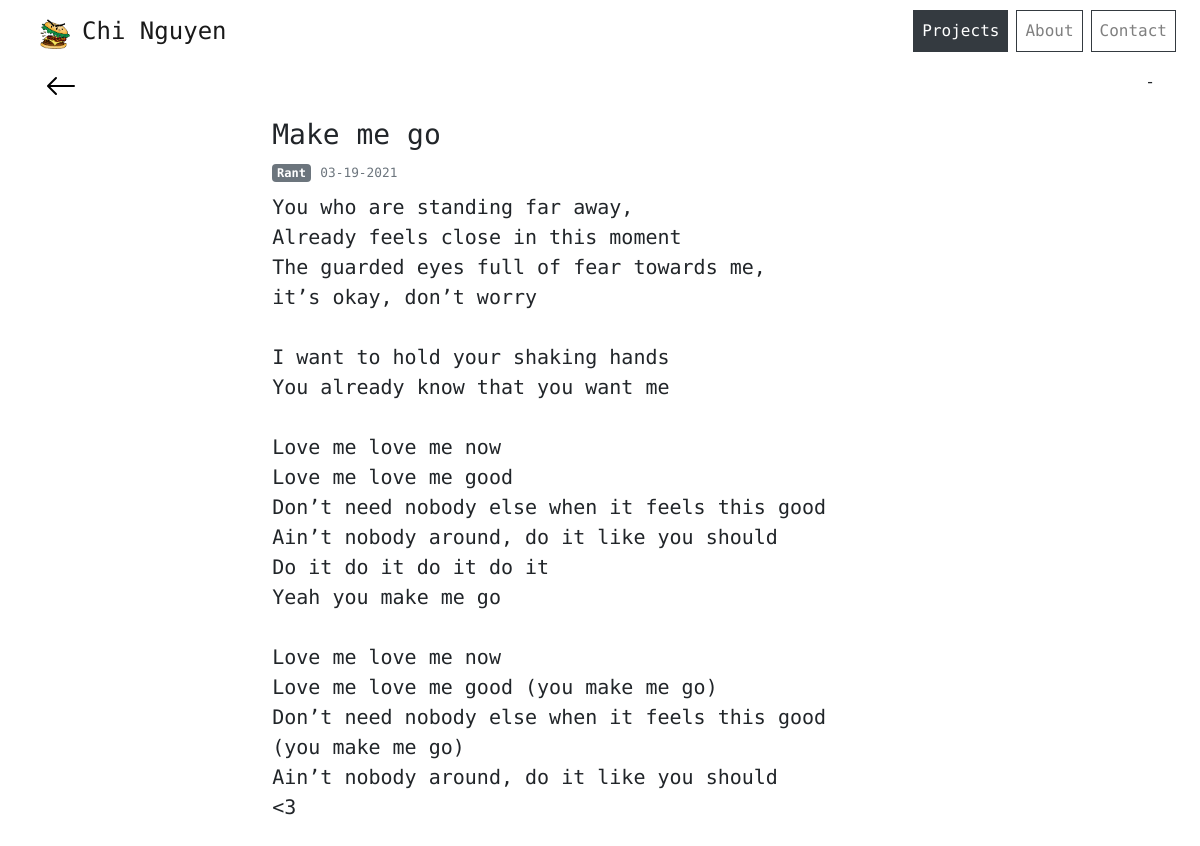
The app's page /blogs/8 with its own data.
### chiblog/Blog/blog_model.py (models this page shows, shortened)
class Blog(db.Model):
    id = db.Column(db.Integer, primary_key=True)
    title = db.Column(db.String(100), nullable=False)
    content = db.Column(db.Text, nullable=False)
    image = db.Column(db.String(20), nullable=True, default = 'default.jpg')
    created_at = db.Column(db.DateTime, nullable = False, default = datetime.utcnow)
    category_id = db.Column(db.Integer, db.ForeignKey('category.id'), nullable=False)
    category = db.relationship('Category', backref= db.backref('blogs', lazy=True))

class Category(db.Model):
    id = db.Column(db.Integer, primary_key=True)
    name = db.Column(db.String(20), default = 'story')

### chiblog/Blog/blog_routes.py (the view)
@blog.route("/blogs/<int:blog_id>")
def one_blog(blog_id):
    blog = Blog.query.get_or_404(blog_id)
    return render_template('oneblog.html', title=blog.title, blog=blog)

### chiblog/templates/oneblog.html (shortened to what this page needs)
{% extends "layout.html" %}
{% block content %}
<div class = "container-fluid padding">
<div class="row">
  <a href="{{ url_for('blog.blogs') }}" class="nohover">
    <svg width="2em" height="2em" viewBox="0 0 16 16" class="bi bi-arrow-left" fill="currentColor" xmlns="http://www.w3.org/2000/svg">
      <path fill-rule="evenodd" d="M15 8a.5.5 0 0 0-.5-.5H2.707l3.147-3.146a.5.5 0 1 0-.708-.708l-4 4a.5.5 0 0 0 0 .708l4 4a.5.5 0 0 0 .708-.708L2.707 8.5H14.5A.5.5 0 0 0 15 8z"/>
    </svg>
  </a>
  <div class="col-md-12 col-lg-8 mx-auto">
  <article class="mt-5 ml-3">
    <div class="media-body">
        <h3 class="mt-0">{{ blog.title }}</h3>
        <a href="{{ url_for('blog.category_blog', category = blog.category.name) }}" class="badge badge-secondary" aria-pressed="true">{{ blog.category.name.capitalize() }}</a>
        <small class="text-muted">{{ blog.created_at.strftime('%m-%d-%Y') }}</small>
        <p class="mt-2 lead article-content">{{ blog.content }}</p>
    </div>
  </article>
</div>-
</div>
</div>
{% endblock content %}

### chiblog/static/main.css (style rules this page uses)
body { font-family: "Ubuntu Mono", monospace; }
a { color: #000000; }
p { white-space: pre-line; }
.article-content { white-space: pre-line; }

### records on screen
Blog: title "Make me go", created_at "03-19-2021", content "You who are standing far away, Already feels close in this moment The guarded eyes full of fear towards me, it’s okay, don’t worry I want to hold your shaking hands You already know that you want me Love me love me now Love me love me good Don’t need nobody else when it feels this good Ain’t nobody around, do it like you should Do it do it do it do it Yeah you make me go Love me love me now Love me love me good (you make me go) Don’t need nobody else when it feels this good (you make me go) Ain’t nobody around, do it like you should <3"
Category: category.name "Rant"
